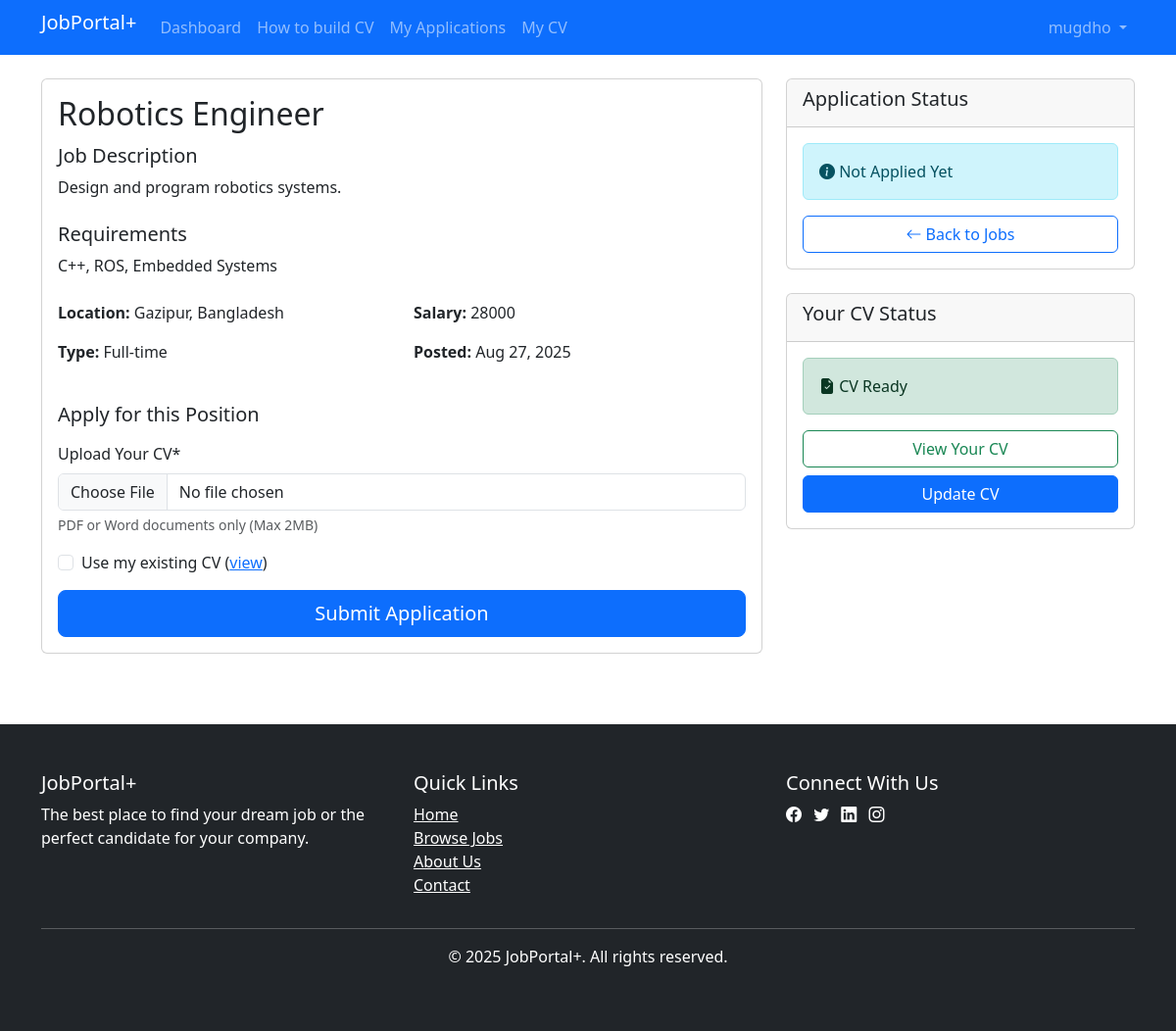
Page /employee/view_job.php?id=13 (signed in) on the committed database.
### tables this page shows
CREATE TABLE `jobs` (
  `id` int(11) NOT NULL,
  `employer_id` int(11) NOT NULL,
  `company_name` varchar(100) NOT NULL,
  `title` varchar(100) NOT NULL,
  `description` text NOT NULL,
  `requirements` text NOT NULL,
  `location` varchar(100) NOT NULL,
  `salary` varchar(50) DEFAULT NULL,
  `type` enum('Full-time','Part-time','Contract','Internship') NOT NULL,
  `category` varchar(50) NOT NULL,
  `posted_at` timestamp NOT NULL DEFAULT current_timestamp(),
  `deadline` date DEFAULT NULL,
  `is_active` tinyint(1) DEFAULT 1
);

### employee/view_job.php (the view, shortened to what this page needs)
<?php
require_once '../db.php';
include '../header.php';
$job_id = (int)$_GET['id'];
$employee_id = $_SESSION['user_id'];
$job_query = "SELECT j.*, ep.company_name, ep.company_description
              FROM jobs j
              JOIN employer_profiles ep ON j.employer_id = ep.user_id
              WHERE j.id = $job_id";
$job_result = mysqli_query($conn, $job_query);
$job = mysqli_fetch_assoc($job_result);
$applied_check = "SELECT id FROM applications
                 WHERE employee_id = $employee_id AND job_id = $job_id";
$applied_result = mysqli_query($conn, $applied_check);
$cv_status_query = "SELECT cv_path FROM employee_profiles WHERE user_id = $employee_id";
$cv_status_result = mysqli_query($conn, $cv_status_query);
$cv_status = mysqli_fetch_assoc($cv_status_result);
?>
    <div class="row">
        <div class="col-md-8">
            <div class="card mb-4">
                <div class="card-body">
                    <h2 class="card-title"><?= htmlspecialchars($job['title']) ?></h2>
                    <div class="mb-4">
                        <h5>Job Description</h5>
                        <p><?= nl2br(htmlspecialchars($job['description'])) ?></p>
                    </div>
                    <div class="mb-4">
                        <h5>Requirements</h5>
                        <p><?= nl2br(htmlspecialchars($job['requirements'])) ?></p>
                    </div>
                    <div class="row mb-4">
                        <div class="col-md-6">
                            <p><strong>Location:</strong> <?= htmlspecialchars($job['location']) ?></p>
                            <p><strong>Type:</strong> <?= ucfirst(htmlspecialchars($job['type'])) ?></p>
                        </div>
                        <div class="col-md-6">
                            <p><strong>Salary:</strong> <?= htmlspecialchars($job['salary']) ?></p>
                            <p><strong>Posted:</strong> <?= date('M d, Y', strtotime($job['posted_at'])) ?></p>
                        </div>
                    </div>
                    <?php if (mysqli_num_rows($applied_result) > 0): ?>
                        <div class="alert alert-success">
                            You've already applied for this position.
                        </div>
                    <?php else: ?>
                    <form method="post" enctype="multipart/form-data" id="applicationForm">
                        <div class="mb-3">
                            <h5>Apply for this Position</h5>
                        </div>
                        <div class="mb-3">
                            <label for="cv_upload" class="form-label">Upload Your CV*</label>
                            <input type="file" class="form-control" id="cv_upload" name="cv_upload" accept=".pdf,.doc,.docx" required>
                            <div class="form-text">PDF or Word documents only (Max 2MB)</div>
                        </div>
                        <?php if (!empty($cv_status['cv_path'])): ?>
                            <div class="mb-3 form-check">
                                <input type="checkbox" class="form-check-input" id="use_existing_cv" name="use_existing_cv">
                                <label class="form-check-label" for="use_existing_cv">
                                    Use my existing CV (<a href="<?= htmlspecialchars($cv_status['cv_path']) ?>" target="_blank">view</a>)
                                </label>
                            </div>
                        <?php endif; ?>
                        <div class="d-grid gap-2">
                            <button type="submit" class="btn btn-primary btn-lg" id="submitBtn">
                                Submit Application
                            </button>
                        </div>
                    </form>
                    <?php endif; ?>
                </div>
            </div>
        </div>
        <div class="col-md-4">
            <div class="card">
                <div class="card-header">
                    <h5>Application Status</h5>
                </div>
                <div class="card-body">
                    <?php if (mysqli_num_rows($applied_result) > 0): ?>
                        <div class="alert alert-success">
                            <i class="bi bi-check-circle-fill"></i> Already Applied
                        </div>
                    <?php else: ?>
                        <div class="alert alert-info">
                            <i class="bi bi-info-circle-fill"></i> Not Applied Yet
                        </div>
                    <?php endif; ?>
                    <div class="d-grid gap-2">
                        <a href="jobs.php" class="btn btn-outline-primary">
                            <i class="bi bi-arrow-left"></i> Back to Jobs
                        </a>
                    </div>
                </div>
            </div>
            <div class="card mt-4">
                <div class="card-header">
                    <h5>Your CV Status</h5>
                </div>
                <div class="card-body">
                    <?php if (!empty($cv_status['cv_path'])): ?>
                        <div class="alert alert-success">
                            <i class="bi bi-file-earmark-check-fill"></i> CV Ready
                        </div>
                        <a href="<?= htmlspecialchars($cv_status['cv_path']) ?>"
                           target="_blank" class="btn btn-outline-success w-100 mb-2">
                            View Your CV
                        </a>
                    <?php else: ?>
                        <div class="alert alert-warning">
                            <i class="bi bi-exclamation-triangle-fill"></i> No CV Found
                        </div>
                    <?php endif; ?>
                    <div class="d-grid gap-2">
                        <a href="my_cv.html" class="btn btn-primary">
                            <?= empty($cv_status['cv_path']) ? 'Build Your CV' : 'Update CV' ?>
                        </a>
                    </div>
                </div>
            </div>
        </div>
    </div>
<?php include '../footer.php'; ?>

### rows in the picture
jobs: title "Robotics Engineer", description "Design and program robotics systems.", requirements "C++, ROS, Embedded Systems", location "Gazipur, Bangladesh", type "Full-time", salary "28000", posted_at "Aug 27, 2025"

### other values in the picture
$_SESSION['username'] "mugdho"
